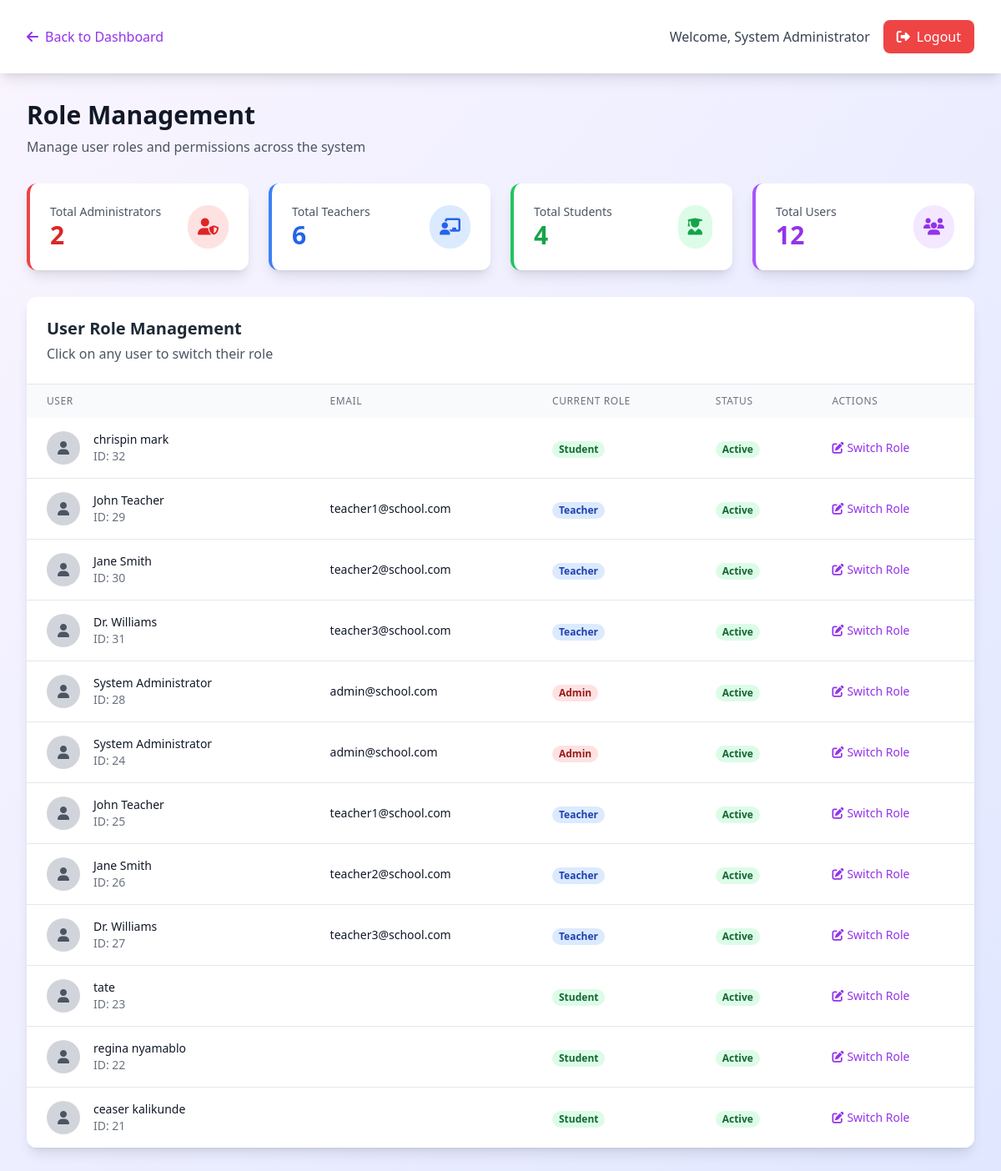
The app's page /app/views/Admin/switch_role.php (signed in) with its own data.
### tables this page shows
CREATE TABLE `users` (
  `id` int(11) NOT NULL,
  `name` varchar(255) NOT NULL,
  `email` varchar(255) NOT NULL,
  `password` varchar(255) NOT NULL,
  `role` enum('admin','teacher','student') NOT NULL,
  `created_at` timestamp NOT NULL DEFAULT current_timestamp(),
  `rank` int(11) DEFAULT NULL,
  `grade` varchar(50) NOT NULL,
  `term` varchar(50) NOT NULL,
  `unique_id` varchar(255) NOT NULL,
  `examination_number` varchar(255) DEFAULT NULL,
  `student_id` int(11) UNSIGNED DEFAULT NULL,
  `gender` varchar(10) DEFAULT NULL,
  `status` varchar(20) DEFAULT 'active'
);

### app/config/Database.php (called while the page is built, shortened)
<?php
class Database {
    private $host = "localhost";
    private $db_name = "school_report_system";
    private $username = "root";
    private $password = "";
    public function getConnection() {
        $this->conn = null;
        try {
            $this->conn = new PDO("mysql:host={$this->host};dbname={$this->db_name}", $this->username, $this->password);
            $this->conn->setAttribute(PDO::ATTR_ERRMODE, PDO::ERRMODE_EXCEPTION);
        } catch(PDOException $exception) {
            echo "Connection error: " . $exception->getMessage();
        }
        return $this->conn;
    }
}
?>

### app/controllers/RoleController.php (called while the page is built, shortened)
<?php
require_once __DIR__ . '/../Config/Database.php';
class RoleController {
    private $db;
    public function __construct() {
        $this->db = (new Database())->getConnection();
    }
    public function getAllUsersWithRoles($admin_id) {
        $admin_stmt = $this->db->prepare("SELECT role FROM users WHERE id = :admin_id AND role = 'admin'");
        $admin_stmt->execute([':admin_id' => $admin_id]);
        $admin = $admin_stmt->fetch(PDO::FETCH_ASSOC);
        $stmt = $this->db->prepare("SELECT id, name, email, role, status, created_at FROM users ORDER BY created_at DESC");
        $stmt->execute();
        $users = $stmt->fetchAll(PDO::FETCH_ASSOC);
        return ['success' => true, 'data' => $users];
    }
    public function getRoleStatistics($admin_id) {
        $admin_stmt = $this->db->prepare("SELECT role FROM users WHERE id = :admin_id AND role = 'admin'");
        $admin_stmt->execute([':admin_id' => $admin_id]);
        $admin = $admin_stmt->fetch(PDO::FETCH_ASSOC);
        $stats = [];
        $roles = ['admin', 'teacher', 'student'];
        foreach ($roles as $role) {
            $stmt = $this->db->prepare("SELECT COUNT(*) as count FROM users WHERE role = :role AND status = 'active'");
            $stmt->execute([':role' => $role]);
            $result = $stmt->fetch(PDO::FETCH_ASSOC);
            $stats[$role] = $result['count'];
        }
        $stmt = $this->db->prepare("SELECT COUNT(*) as total FROM users WHERE status = 'active'");
        $stmt->execute();
        $result = $stmt->fetch(PDO::FETCH_ASSOC);
        $stats['total'] = $result['total'];
        return ['success' => true, 'data' => $stats];
    }
}
?>

### app/views/Admin/switch_role.php (the view, shortened to what this page needs)
<?php
require_once __DIR__ . '/../../controllers/RoleController.php';
$roleController = new RoleController();
$users_result = $roleController->getAllUsersWithRoles($_SESSION['user_id']);
$users = $users_result['success'] ? $users_result['data'] : [];
$stats_result = $roleController->getRoleStatistics($_SESSION['user_id']);
$stats = $stats_result['success'] ? $stats_result['data'] : [];
?>
<!DOCTYPE html>
<html lang="en">
<head>
    <script src="https://cdn.tailwindcss.com"></script>
    <link href="https://cdnjs.cloudflare.com/ajax/libs/font-awesome/6.4.2/css/all.min.css" rel="stylesheet">
</head>
<body class="bg-gradient-to-br from-purple-50 to-indigo-100 min-h-screen">
    <header class="bg-white shadow-lg">
        <div class="max-w-7xl mx-auto px-4 sm:px-6 lg:px-8">
            <div class="flex justify-between items-center py-6">
                <div class="flex items-center">
                    <a href="admin_dashboard.php" class="text-purple-600 hover:text-purple-800">
                        <i class="fas fa-arrow-left mr-2"></i>Back to Dashboard
                    </a>
                </div>
                <div class="flex items-center space-x-4">
                    <span class="text-gray-700">Welcome, <?= htmlspecialchars($_SESSION['name']) ?></span>
                    <a href="../Auth/logout.php" class="bg-red-500 hover:bg-red-600 text-white px-4 py-2 rounded-lg">
                        <i class="fas fa-sign-out-alt mr-2"></i>Logout
                    </a>
                </div>
            </div>
        </div>
    </header>
    <div class="max-w-7xl mx-auto px-4 sm:px-6 lg:px-8 py-8">
        <div class="mb-8">
            <h1 class="text-3xl font-bold text-gray-900">Role Management</h1>
            <p class="text-gray-600 mt-2">Manage user roles and permissions across the system</p>
        </div>
        <div class="grid grid-cols-1 md:grid-cols-4 gap-6 mb-8">
            <div class="bg-white rounded-xl shadow-lg p-6 border-l-4 border-red-500">
                <div class="flex items-center justify-between">
                    <div>
                        <p class="text-sm font-medium text-gray-600">Total Administrators</p>
                        <p class="text-3xl font-bold text-red-600"><?= $stats['admin'] ?? 0 ?></p>
                    </div>
                    <div class="bg-red-100 p-3 rounded-full">
                        <i class="fas fa-user-shield text-red-600 text-xl"></i>
                    </div>
                </div>
            </div>
            <div class="bg-white rounded-xl shadow-lg p-6 border-l-4 border-blue-500">
                <div class="flex items-center justify-between">
                    <div>
                        <p class="text-sm font-medium text-gray-600">Total Teachers</p>
                        <p class="text-3xl font-bold text-blue-600"><?= $stats['teacher'] ?? 0 ?></p>
                    </div>
                    <div class="bg-blue-100 p-3 rounded-full">
                        <i class="fas fa-chalkboard-teacher text-blue-600 text-xl"></i>
                    </div>
                </div>
            </div>
            <div class="bg-white rounded-xl shadow-lg p-6 border-l-4 border-green-500">
                <div class="flex items-center justify-between">
                    <div>
                        <p class="text-sm font-medium text-gray-600">Total Students</p>
                        <p class="text-3xl font-bold text-green-600"><?= $stats['student'] ?? 0 ?></p>
                    </div>
                    <div class="bg-green-100 p-3 rounded-full">
                        <i class="fas fa-user-graduate text-green-600 text-xl"></i>
                    </div>
                </div>
            </div>
            <div class="bg-white rounded-xl shadow-lg p-6 border-l-4 border-purple-500">
                <div class="flex items-center justify-between">
                    <div>
                        <p class="text-sm font-medium text-gray-600">Total Users</p>
                        <p class="text-3xl font-bold text-purple-600"><?= $stats['total'] ?? 0 ?></p>
                    </div>
                    <div class="bg-purple-100 p-3 rounded-full">
                        <i class="fas fa-users text-purple-600 text-xl"></i>
                    </div>
                </div>
            </div>
        </div>
        <div class="bg-white rounded-xl shadow-lg overflow-hidden">
            <div class="p-6 border-b">
                <h2 class="text-xl font-semibold text-gray-800">User Role Management</h2>
                <p class="text-gray-600 mt-1">Click on any user to switch their role</p>
            </div>
            <div class="overflow-x-auto">
                <table class="min-w-full">
                    <thead class="bg-gray-50">
                        <tr>
                            <th class="px-6 py-3 text-left text-xs font-medium text-gray-500 uppercase tracking-wider">User</th>
                            <th class="px-6 py-3 text-left text-xs font-medium text-gray-500 uppercase tracking-wider">Email</th>
                            <th class="px-6 py-3 text-left text-xs font-medium text-gray-500 uppercase tracking-wider">Current Role</th>
                            <th class="px-6 py-3 text-left text-xs font-medium text-gray-500 uppercase tracking-wider">Status</th>
                            <th class="px-6 py-3 text-left text-xs font-medium text-gray-500 uppercase tracking-wider">Actions</th>
                        </tr>
                    </thead>
                    <tbody class="bg-white divide-y divide-gray-200">
                        <?php foreach ($users as $user): ?>
                            <tr class="hover:bg-gray-50">
                                <td class="px-6 py-4 whitespace-nowrap">
                                    <div class="flex items-center">
                                        <div class="flex-shrink-0 h-10 w-10">
                                            <div class="h-10 w-10 rounded-full bg-gray-300 flex items-center justify-center">
                                                <i class="fas fa-user text-gray-600"></i>
                                            </div>
                                        </div>
                                        <div class="ml-4">
                                            <div class="text-sm font-medium text-gray-900"><?= htmlspecialchars($user['name']) ?></div>
                                            <div class="text-sm text-gray-500">ID: <?= $user['id'] ?></div>
                                        </div>
                                    </div>
                                </td>
                                <td class="px-6 py-4 whitespace-nowrap text-sm text-gray-900"><?= htmlspecialchars($user['email']) ?></td>
                                <td class="px-6 py-4 whitespace-nowrap">
                                    <span class="px-2 inline-flex text-xs leading-5 font-semibold rounded-full
                                        <?= $user['role'] === 'admin' ? 'bg-red-100 text-red-800' :
                                           ($user['role'] === 'teacher' ? 'bg-blue-100 text-blue-800' : 'bg-green-100 text-green-800') ?>">
                                        <?= ucfirst($user['role']) ?>
                                    </span>
                                </td>
                                <td class="px-6 py-4 whitespace-nowrap">
                                    <span class="px-2 inline-flex text-xs leading-5 font-semibold rounded-full
                                        <?= $user['status'] === 'active' ? 'bg-green-100 text-green-800' : 'bg-red-100 text-red-800' ?>">
                                        <?= ucfirst($user['status']) ?>
                                    </span>
                                </td>
                                <td class="px-6 py-4 whitespace-nowrap text-sm font-medium">
                                    <button onclick="openRoleModal(<?= $user['id'] ?>, '<?= $user['name'] ?>', '<?= $user['role'] ?>')"
                                            class="text-purple-600 hover:text-purple-900">
                                        <i class="fas fa-edit mr-1"></i>Switch Role
                                    </button>
                                </td>
                            </tr>
                        <?php endforeach; ?>
                    </tbody>
                </table>
            </div>
        </div>
    </div>
</body>
</html>

### records on screen
users: name "chrispin mark", id "32", role "Student", status "Active"
users: name "John Teacher", id "29", email "teacher1@school.com", role "Teacher", status "Active"
users: name "Jane Smith", id "30", email "teacher2@school.com", role "Teacher", status "Active"
users: name "Dr. Williams", id "31", email "teacher3@school.com", role "Teacher", status "Active"
users: name "System Administrator", id "28", email "admin@school.com", role "Admin", status "Active"
users: name "System Administrator", id "24", email "admin@school.com", role "Admin", status "Active"
users: name "John Teacher", id "25", email "teacher1@school.com", role "Teacher", status "Active"
users: name "Jane Smith", id "26", email "teacher2@school.com", role "Teacher", status "Active"
users: name "Dr. Williams", id "27", email "teacher3@school.com", role "Teacher", status "Active"
users: name "tate", id "23", role "Student", status "Active"
users: name "regina nyamablo", id "22", role "Student", status "Active"
users: name "ceaser kalikunde", id "21", role "Student", status "Active"

### other values on screen
$_SESSION['name'] "System Administrator"
$stats['admin'] "2"
$stats['teacher'] "6"
$stats['student'] "4"
$stats['total'] "12"
